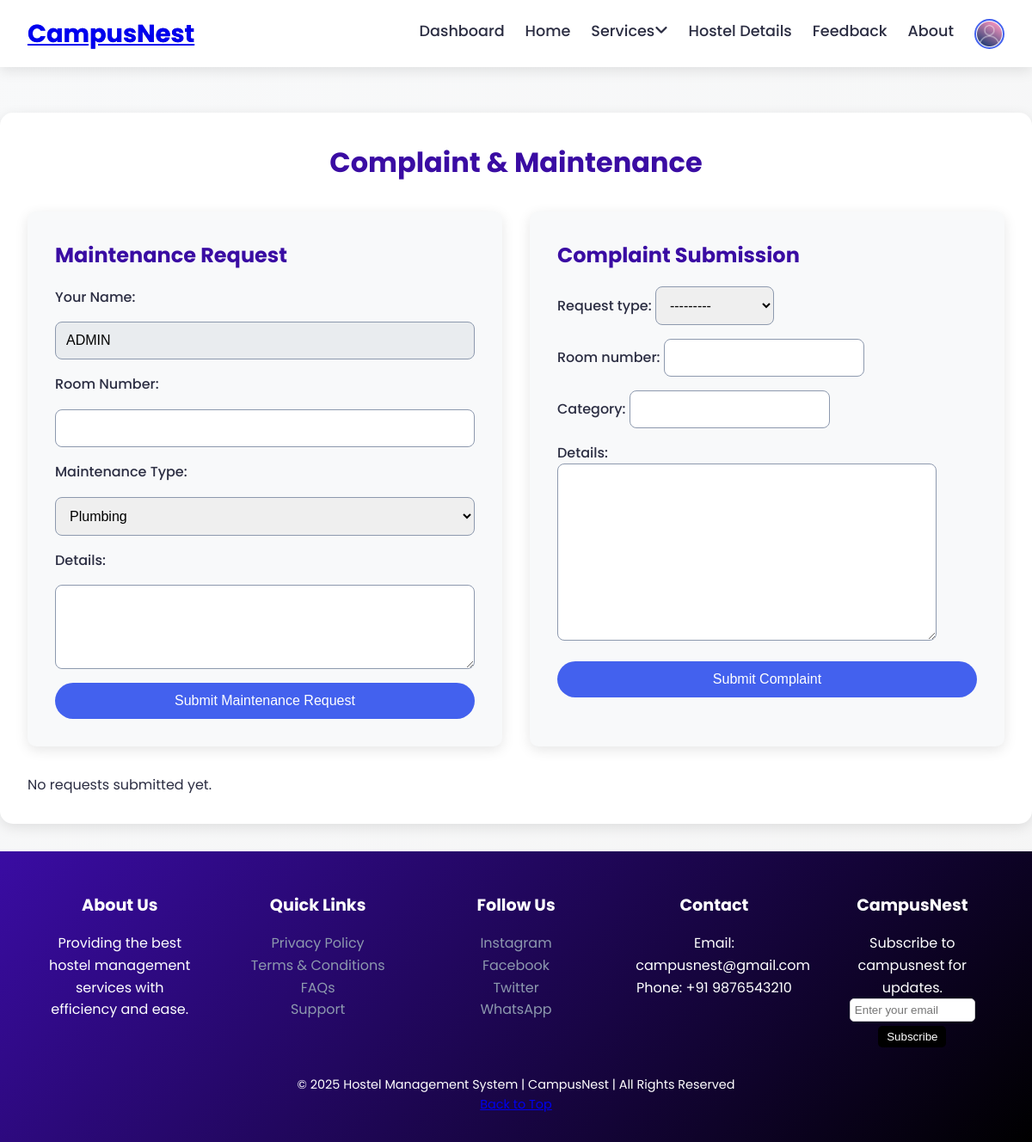
The app's page /complaint/ (signed in), older data.
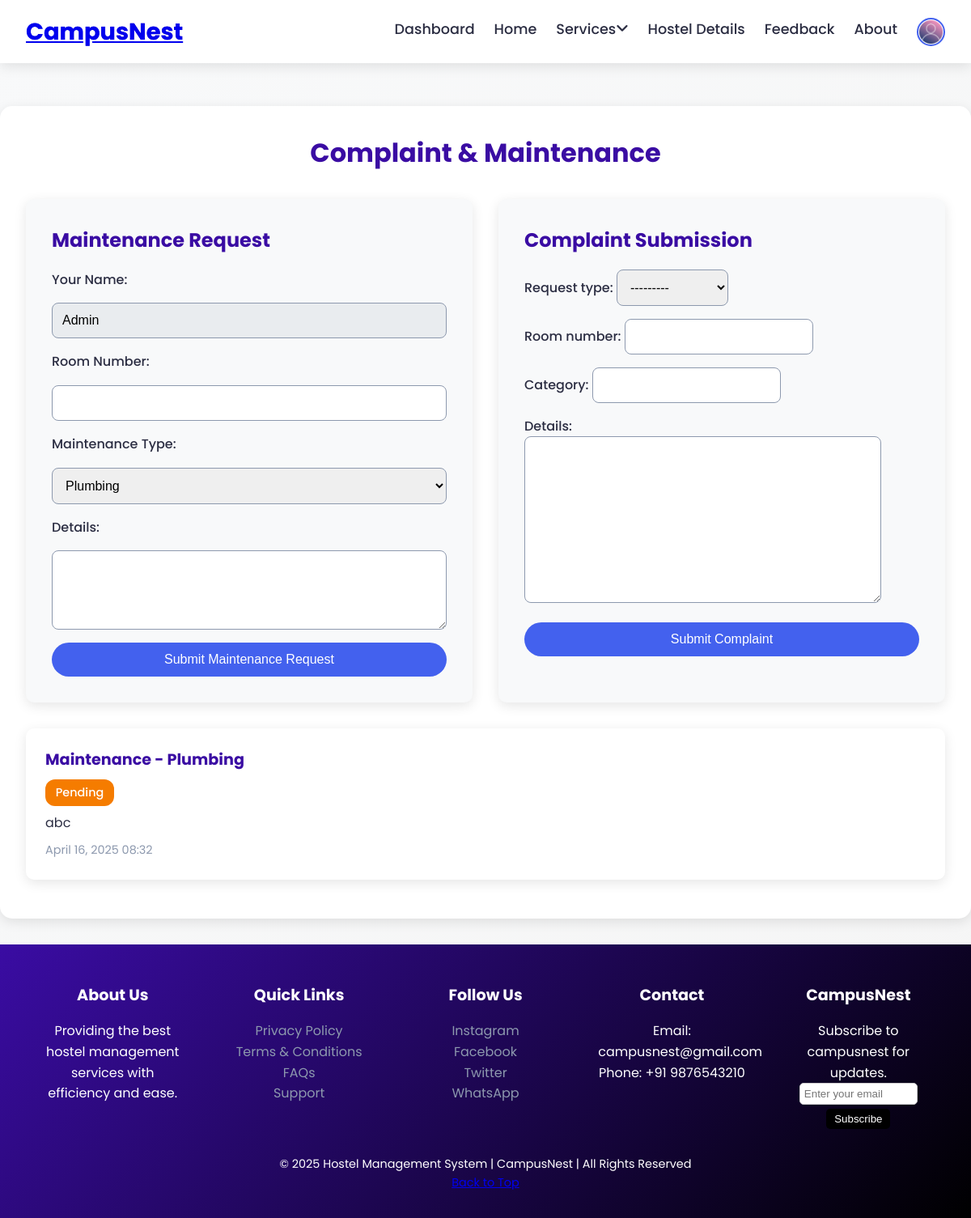
The same page, newer data.
### Hostels/models.py (models this page shows, shortened)
class CustomUser(AbstractUser):
    username = None  # Remove username field
    email = models.EmailField(unique=True)
    roll_number = models.CharField(max_length=20, blank=True, null=True,unique=True)  # Optional field
    USERNAME_FIELD = 'email'
    REQUIRED_FIELDS = ['first_name', 'last_name']  # roll_number is optional
    objects = CustomUserManager()

class ComplaintMaintenance(models.Model):
    REQUEST_TYPES = (
        ('complaint', 'Complaint'),
        ('maintenance', 'Maintenance'),
    )
    user = models.ForeignKey(CustomUser, on_delete=models.CASCADE)
    request_type = models.CharField(max_length=20, choices=REQUEST_TYPES)
    room_number = models.CharField(max_length=10)
    category = models.CharField(max_length=50)
    details = models.TextField()
    status = models.CharField(max_length=20, default='pending', choices=(('pending', 'Pending'), ('resolved', 'Resolved')))
    created_at = models.DateTimeField(auto_now_add=True)

### Hostels/views.py (the view)
# urls.py: path('complaint/', views.complaint_maintenance, name='complaint_maintenance'),
@login_required
def complaint_maintenance(request):
    if request.method == 'POST':
        form = ComplaintMaintenanceForm(request.POST)
        if form.is_valid():
            complaint = form.save(commit=False)
            complaint.user = request.user
            complaint.save()
            messages.success(request, 'Your request has been submitted!')
            return redirect('complaint_maintenance')
    else:
        form = ComplaintMaintenanceForm()
    requests = ComplaintMaintenance.objects.filter(user=request.user)
    return render(request, 'Rooms_complaint_and_maintenance.html', {
        'form': form,
        'requests': requests
    })

### Hostels/forms.py
class ComplaintMaintenanceForm(forms.ModelForm):
    class Meta:
        model = ComplaintMaintenance
        fields = ['request_type', 'room_number', 'category', 'details']

### Hostels/templates/Rooms_complaint_and_maintenance.html (shortened to what this page needs)
{% extends 'Rooms_base.html' %}
{% load static %}
{% block content %}
<link rel="stylesheet" href="{% static 'css/Rooms_complaint_and_maintainance.css' %}">
<div class="container">
    <h2>Complaint & Maintenance</h2>
    <div id="upper_container">
        <div class="section">
            <h3>Maintenance Request</h3>
            <form method="POST" action="{% url 'complaint_maintenance' %}">
                <label for="name">Your Name:</label>
                <input type="text" name="name" value="{{ user.get_full_name }}" required readonly>
                <label for="room_number">Room Number:</label>
                <input type="text" name="room_number" required>
                <label for="category">Maintenance Type:</label>
                <select name="category" required>
                    <option value="Plumbing">Plumbing</option>
                </select>
                <label for="details">Details:</label>
                <textarea name="details" rows="4" required></textarea>
                <button type="submit">Submit Maintenance Request</button>
            </form>
        </div>
        <div class="section">
            <h3>Complaint Submission</h3>
            <form method="POST" action="{% url 'complaint_maintenance' %}">
                {{ form.as_p }}
                <button type="submit">Submit Complaint</button>
            </form>
        </div>
    </div>
    <div class="requests-list">
        {% for req in requests %}
        <div class="request-card">
            <h4>{{ req.get_request_type_display }} - {{ req.category }}</h4>
            <p>
                <span class="status status-{{ req.status|lower }}" aria-label="Status: {{ req.status|title }}">
                    {{ req.status|title }}
                </span>
            </p>
            <p>{{ req.details }}</p>
            <small>{{ req.created_at|date:"F d, Y H:i" }}</small>
        </div>
        {% empty %}
        <p>No requests submitted yet.</p>
        {% endfor %}
    </div>
</div>
{% endblock %}

Row changes from the older to the newer data that the page shows:
changed CustomUser: name "ADMIN" → "Admin"
added ComplaintMaintenance: request_type "Maintenance", category "Plumbing", status "Pending", details "abc", created_at "April 16, 2025 08:32"
Text that changed along with them:
text no longer shown: "No requests submitted yet."
